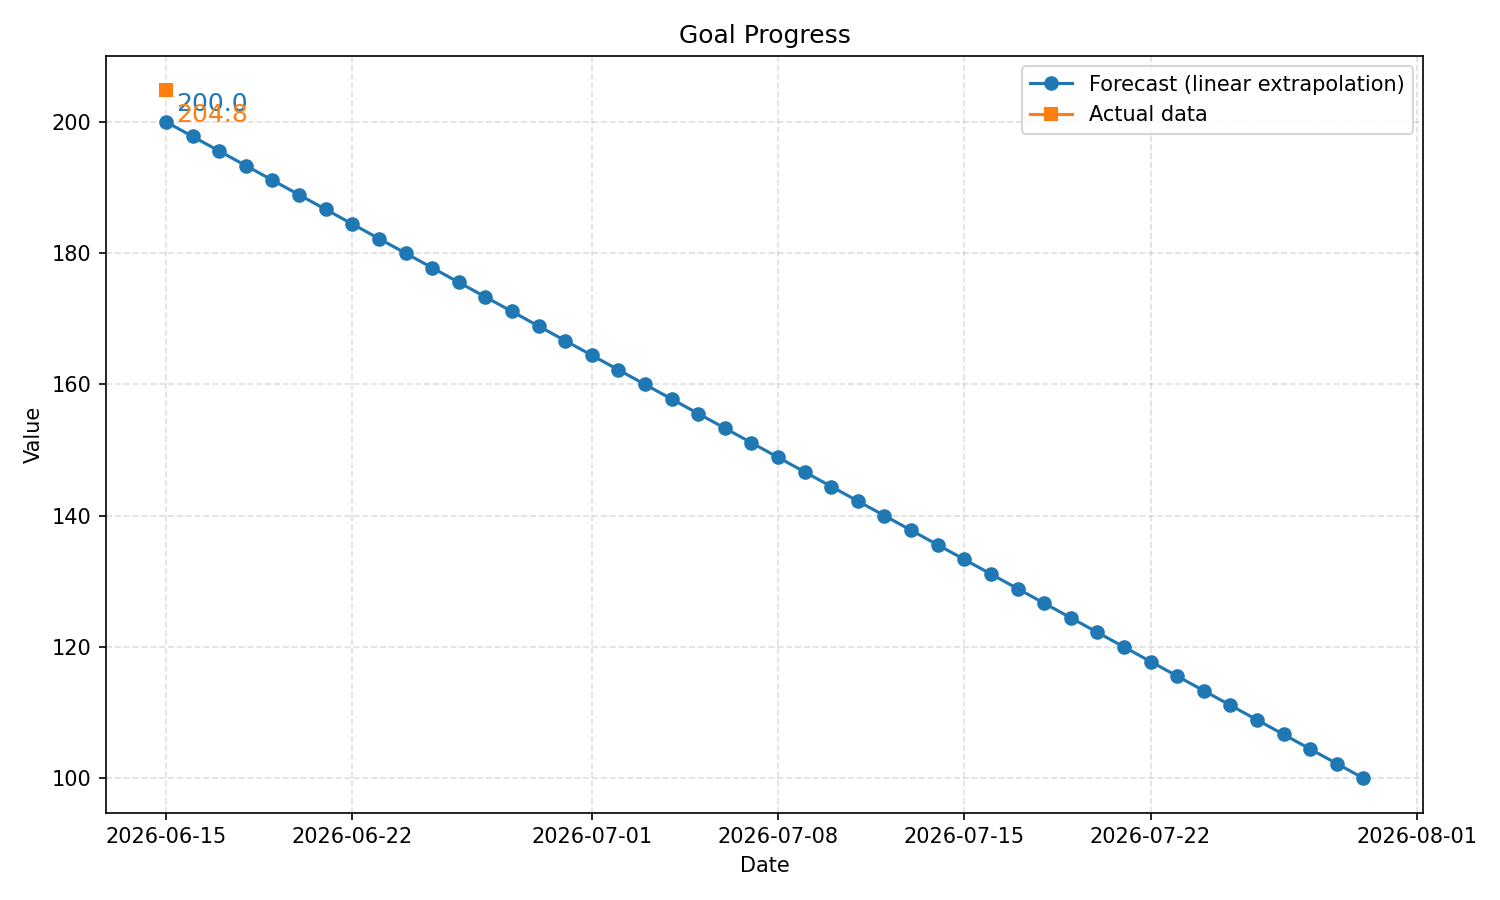

Recreate this plot in Python.
import json
from datetime import datetime, timedelta
from pathlib import Path

import matplotlib.pyplot as plt


def load_json(path):
    with open(path, "r", encoding="utf-8") as handle:
        return json.load(handle)


def parse_date(date_string):
    return datetime.strptime(date_string, "%m-%d-%Y").date()


def build_date_range(start_date, end_date):
    current = start_date
    while current <= end_date:
        yield current
        current += timedelta(days=1)


def linear_extrapolation(start_date, start_value, end_date, end_value):
    days_total = (end_date - start_date).days
    if days_total <= 0:
        return [(start_date, start_value)]

    output = []
    for offset, current_date in enumerate(build_date_range(start_date, end_date)):
        fraction = offset / days_total
        value = start_value + (end_value - start_value) * fraction
        output.append((current_date, value))
    return output


def load_actual_data(data_path):
    payload = load_json(data_path)
    samples = payload.get("data", [])
    actual = []
    for entry in samples:
        date = parse_date(entry["date"])
        value = float(entry["value"])
        actual.append((date, value))
    actual.sort(key=lambda item: item[0])
    return actual


def plot_progress(endpoints_path, data_path, output_path):
    endpoints = load_json(endpoints_path)
    start = endpoints["start"]
    end = endpoints["end"]

    start_date = parse_date(start["date"])
    end_date = parse_date(end["date"])
    start_value = float(start["value"])
    end_value = float(end["value"])

    forecast = linear_extrapolation(start_date, start_value, end_date, end_value)
    actual = load_actual_data(data_path)

    forecast_dates = [d for d, _ in forecast]
    forecast_values = [v for _, v in forecast]

    actual_dates = [d for d, _ in actual]
    actual_values = [v for _, v in actual]

    plt.figure(figsize=(10, 6))
    line_forecast = plt.plot(forecast_dates, forecast_values, label="Forecast (linear extrapolation)", marker="o")
    line_actual = plt.plot(actual_dates, actual_values, label="Actual data", marker="s")

    forecast_color = line_forecast[0].get_color()
    actual_color = line_actual[0].get_color()

    # Add label for today if it's on the plot
    today = parse_date("06-15-2026")
    for date, value in forecast:
        if date == today:
            idx = forecast_dates.index(date)
            plt.annotate(f"{value:.1f}", xy=(date, value), xytext=(5, 5),
                        textcoords="offset points", fontsize=12, ha="left", color=forecast_color)
            break

    # Add label for most recent data point
    if actual:
        most_recent_date, most_recent_value = actual[-1]
        idx = actual_dates.index(most_recent_date)
        plt.annotate(f"{most_recent_value:.1f}", xy=(most_recent_date, most_recent_value),
                    xytext=(5, -15), textcoords="offset points", fontsize=12, ha="left", color=actual_color)

    plt.title("Goal Progress")
    plt.xlabel("Date")
    plt.ylabel("Value")
    plt.grid(True, linestyle="--", alpha=0.4)
    plt.legend()
    plt.tight_layout()
    plt.savefig(output_path, dpi=150)
    plt.close()


if __name__ == "__main__":
    root = Path(__file__).parent
    plot_progress(root / "endPoints.json", root / "data.json", root / "progress.png")
